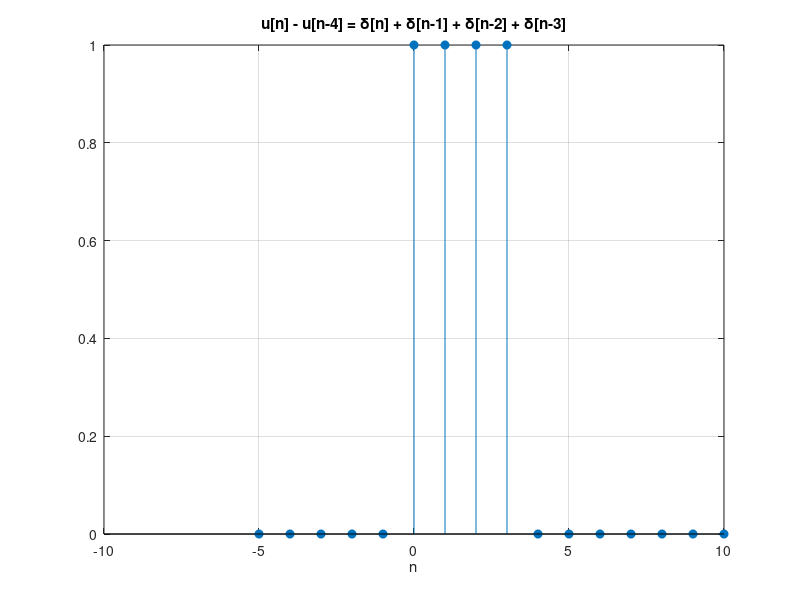

Write MATLAB code to recreate this figure.
% Signals and Systems — Unit Impulse and Unit Step
%title: Impulse, Step and the Sifting Property
%ar-title: الدفعة والخطوة وخاصية الانتقاء
%lesson: ss-ch1-7
%course: signals-systems

%% Discrete impulse and step
%ar: δ[n] = 1 عند n = 0 فقط، و u[n] = 1 عند n ≥ 0. نكتبهما بشرط منطقي على متجه n، ونحولهما لأرقام بـ double.
n = -5:10;
d = double(n == 0); u = double(n >= 0);
x = u - double(n - 4 >= 0);                % u[n] - u[n-4]
fprintf('u[n] - u[n-4] = 1 at n = %s\n', num2str(n(x == 1)))

%% Plot
%ar: stem ترسم الإشارة المتقطعة: خطًا رأسيًا عند كل n، و'filled' تملأ الدائرة. الأفضل من plot للإشارات المتقطعة لأن القيم موجودة عند الأعداد الصحيحة فقط.
%ar: النتيجة أربع عينات قيمتها 1 عند n = 0..3: هذا هو u[n] − u[n−4] مكتوبًا كمجموع نبضات.
stem(n, x, 'filled'); grid on; xlabel('n'); title('u[n] - u[n-4] = \delta[n] + \delta[n-1] + \delta[n-2] + \delta[n-3]')

%% Sifting with a narrow pulse
%ar: δ(t) المستمرة نقربها بنبضة عرضها ε وارتفاعها 1/ε (مساحتها 1). كلما صغرت ε اقترب ∫(t² + 1)δ(t − 2)dt من 5.
f = @(t) t.^2 + 1;
for e = [0.5 0.1 0.01 0.001]
    val = integral(@(t) f(t)/e, 2 - e/2, 2 + e/2);
    fprintf('eps = %-6g -> %.6f\n', e, val)
end

%% The discrete sum
%ar: Σ cos(πn) δ[n − 3] = cos(3π) = −1: الدفعة «تلتقط» قيمة واحدة.
n = -10:10;
s = sum(cos(pi*n) .* double(n == 3));
fprintf('sum = %g\n', s)

%%! Project idea: the step as a running sum of the impulse
%ar: مشروع للفهم: u[n] = Σ δ[k] حتى n. cumsum يحسب المجموع الجاري. وبالعكس δ[n] = u[n] − u[n−1] (الفرق diff). جربه على أي إشارة: هذا التكامل والاشتقاق المتقطع.
n = -5:10; d = double(n == 0);
uu = cumsum(d);
fprintf('cumsum of delta equals u: %d\n', isequal(uu, double(n >= 0)))
